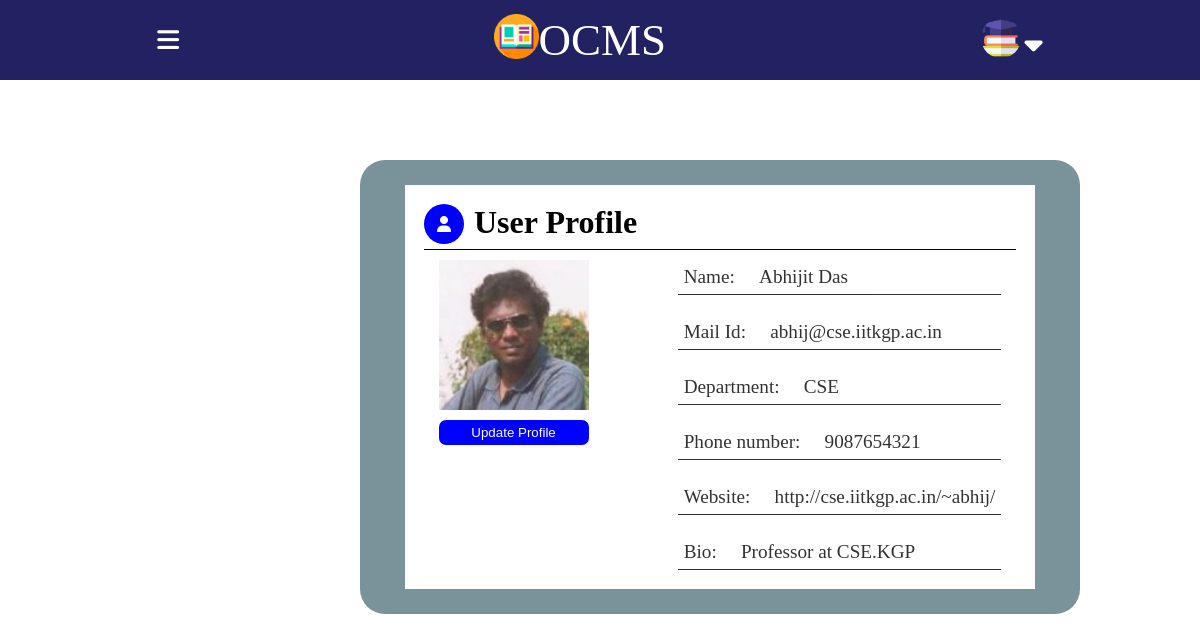
The app's page /ProfessorProfile/ (signed in) with its own data.
### base/models.py (models this page shows, shortened)
class Teacher(models.Model):
    user = models.OneToOneField(User,on_delete=models.CASCADE,primary_key=True,related_name='Teacher')
    name=models.CharField(max_length=250)
    subject_name = models.CharField(max_length=250,null=True)
    email = models.EmailField(null=False)
    rooms=models.ManyToManyField(Room,related_name="teacher_rooms",blank=True)
    bio = models.TextField(null=True)
    phone = models.IntegerField(null=True)
    websitelink=models.URLField(max_length=200,null=True)
    notices=models.ManyToManyField(Notice,related_name="teacher_notices",blank=True)
    avatar = models.ImageField(null=True, default="avatar.svg")

### base/views.py (the view)
# urls.py: path('ProfessorProfile/',views.ProfessorProfile,name='ProfessorProfile'),
def ProfessorProfile(request):
    Teacher_User=get_object_or_404(Teacher,user=request.user)
    dict={'img':Teacher_User.avatar,
          'website':Teacher_User.websitelink,
          'name':Teacher_User.name,
          'Dep':Teacher_User.subject_name,
          'mail_id':Teacher_User.email,
          'bio':Teacher_User.bio,
          'phone':Teacher_User.phone,
          }
    return render(request,'base/ProfessorProfile.html',dict)

### base/templates/base/ProfessorProfile.html (shortened to what this page needs)
{% load static %}
<!DOCTYPE html>
<html lang="en">
<head>
    <link rel="stylesheet" href="{% static 'styles/ProfessorProfile.css' %}">
</head>
<body>
    <div class="nav">
        <i id="dropdown" class=" dropdown fa-solid fa-bars"></i>
     <div class="logo"><img src="{% static 'images/1414305.png' %}" class="img">
        <p style="font-size: 45px;">OCMS</p></div>
        <div class="profile">
            <img src="{% static 'images/4430487.png' %}" class="pic">
            <i class="dropdowm-icon fa-solid fa-caret-down"></i>
        </div>
    </div>
    <div class="wrapper7">
        <div class="content">
            <div class="line1">
            <div class="iconcontainer">
                <i class="myicon fa-solid fa-user fa-flip"></i>
            </div>
            <h1>User Profile</h1>
        </div>
        <div class="herocontainer">
        <div class="leftpart">
            <img src="{{img.url}}" class="userpic">
            <button id="updatebn" ><a class="a" href="{% url 'Professorprofileupdate' %}">Update Profile</a></button>
        </div>
        <div class="rightpart">
          <ul>
            <li>
                <Span class="s">Name</Span>
                <span class="youwillgive">&nbsp;&nbsp;&nbsp;&nbsp;{{name}}</span>
            </li>
            <li>
                <Span class="s">Mail Id</Span>
                <span class="youwillgive">&nbsp;&nbsp;&nbsp;&nbsp;{{mail_id}}</span>
            </li>
            <li>
                <Span class="s">Department</Span>
                <span class="youwillgive">&nbsp;&nbsp;&nbsp;&nbsp;{{Dep}}</span>
            </li>
            <li>
                <Span class="s">Phone number</Span>
                <span class="youwillgive">&nbsp;&nbsp;&nbsp;&nbsp;{{phone}}</span>
            </li>
            <li>
                <Span class="s">Website</Span>
                <span class="youwillgive">&nbsp;&nbsp;&nbsp;&nbsp;{{website}}</span>
            </li>
            <li>
                <Span class="s">Bio</Span>
                <span class="youwillgive">&nbsp;&nbsp;&nbsp;&nbsp;{{bio}}</span>
            </li>
          </ul>
        </div>
        </div>
        </div>
    </div>
</body>
</html>

### static/styles/ProfessorProfile.css (style rules this page uses)
* { margin: 0; border: 0; box-sizing: border-box; }
body { height: 100vh; width: 100vw; display: flex; flex-direction: column; }
.img { height: 45px; }
.nav { width: 100vw; height: 10vh; background-color:rgb(34, 34, 99); position: absolute; top:0; display: flex; justify-content: space-around; align-items: center; color: white; }
.pic { height: 40px; width: 40px; border-radius: 50%; }
.dropdowm-icon { position: relative; bottom:3px; font-size: 29px; color: white; }
.logo { display: flex; }
.dropdown { font-size: 25px; }
.wrapper7 { position: fixed; top:20vh; left:30vw; background-color: #7a9299; height: fit-content; padding: 25px; border-radius: 25px; width: 60vw; }
.userpic { height: 150px; width: 150px; }
.iconcontainer { height: 40px; width: 40px; background-color: blue; border-radius: 50%; display: flex; justify-content: center; align-items: center; }
.iconcontainer { color:white }
.line1 { display: flex; gap:10px; padding-bottom: 5px; border-bottom: 1px solid black; }
.content { display: flex; flex-direction: column; row-gap: 10px; background-color: white; padding:19px; margin-left: 20px; margin-right: 20px; }
.herocontainer { display: flex; gap:20px; justify-content: space-around; }
.leftpart { display: flex; flex-direction: column; row-gap: 10px; }
#updatebn { color:white; border:none; padding: 5px; background-color: blue; border-radius: 7px; }
.rightpart ul li { list-style: none; font-size: larger; border-bottom: 1px solid black; padding: 6px; opacity: 0.8; }
.rightpart ul { display: flex; flex-direction: column; row-gap: 20px; }
li { display: flex; gap:5px; }
.s::after { content:":" }
.a { text-decoration: none; color: white; }

### records on screen
Teacher: name "Abhijit Das", email "abhij@cse.iitkgp.ac.in", subject_name "CSE", websitelink "http://cse.iitkgp.ac.in/~abhij/", bio "Professor at CSE.KGP"

### other values on screen
{{ phone }} "9087654321"
